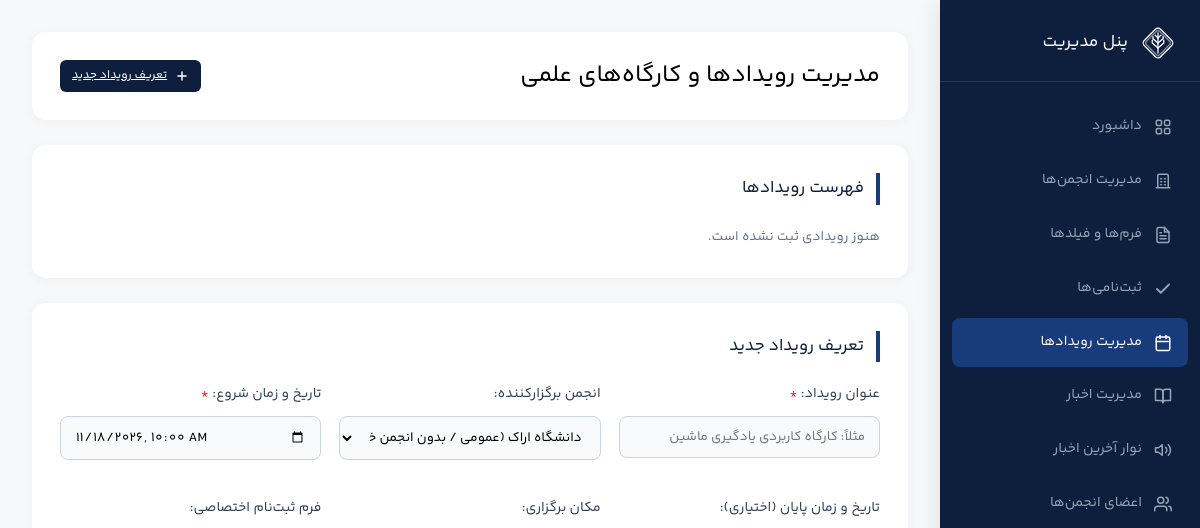
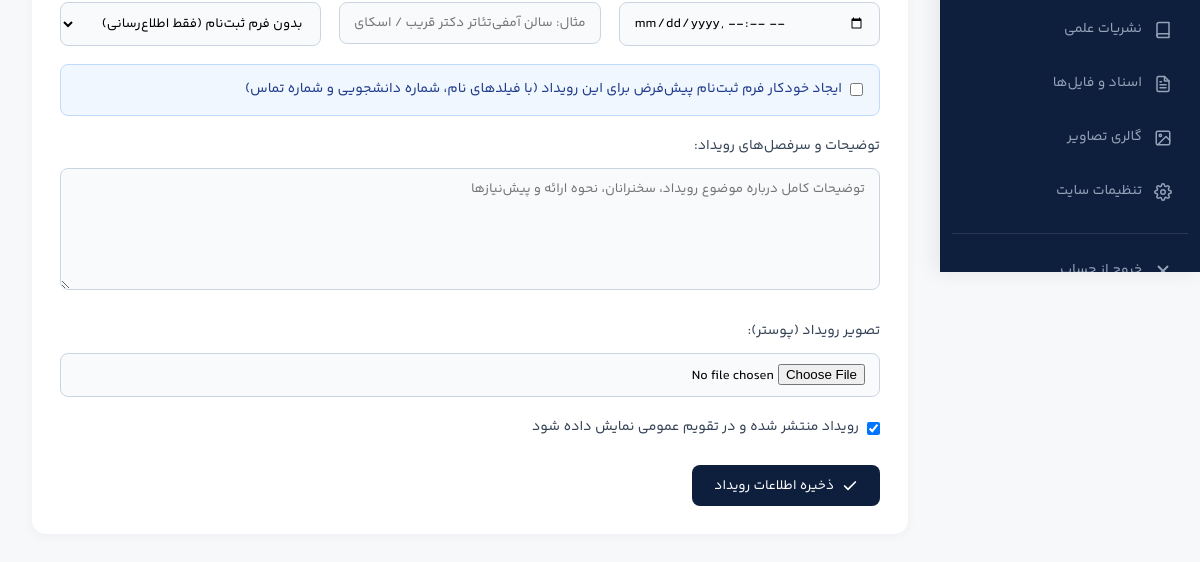
Before: /admin/events.php (signed in) with the older database file (2 pictures, top to bottom).
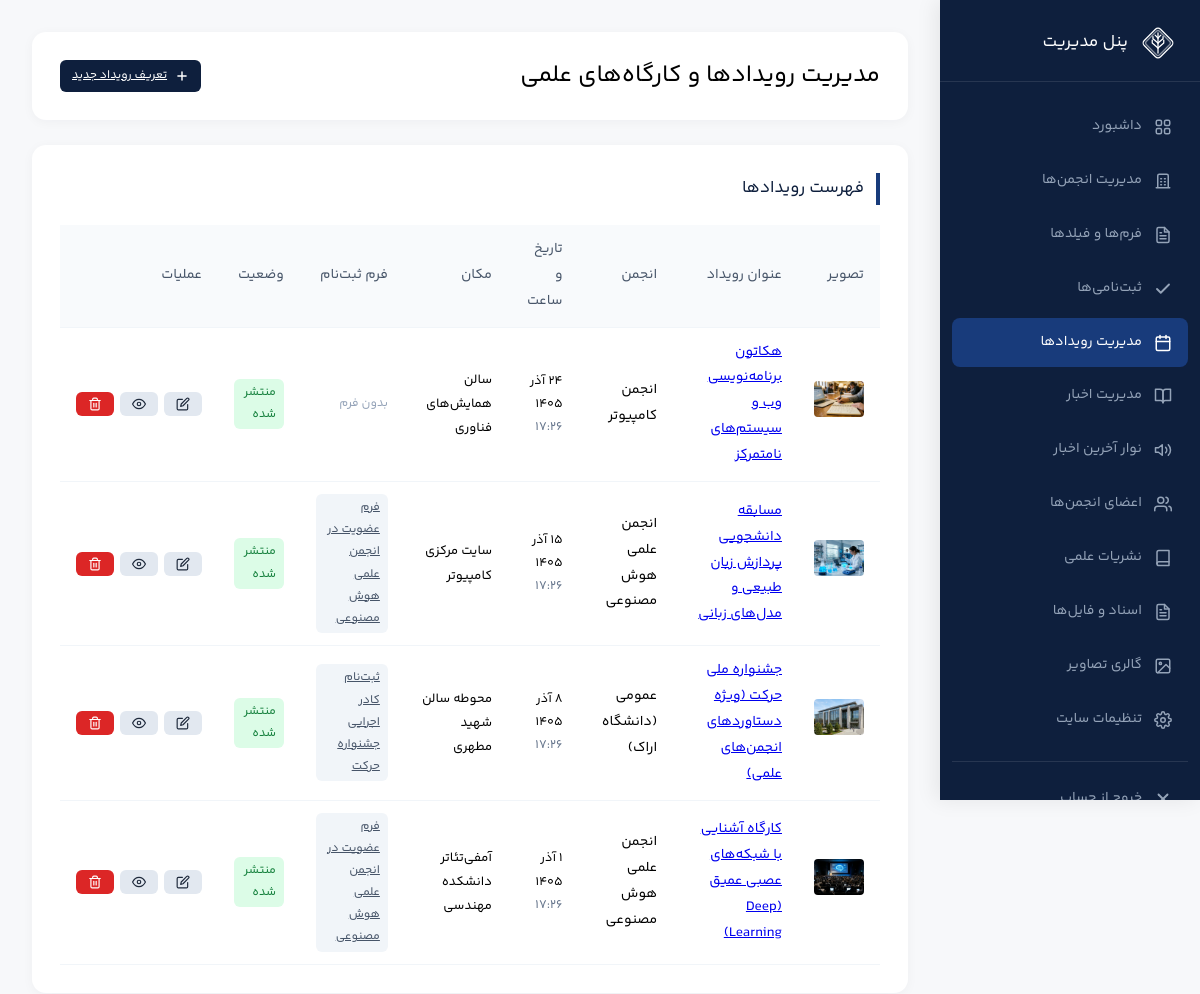
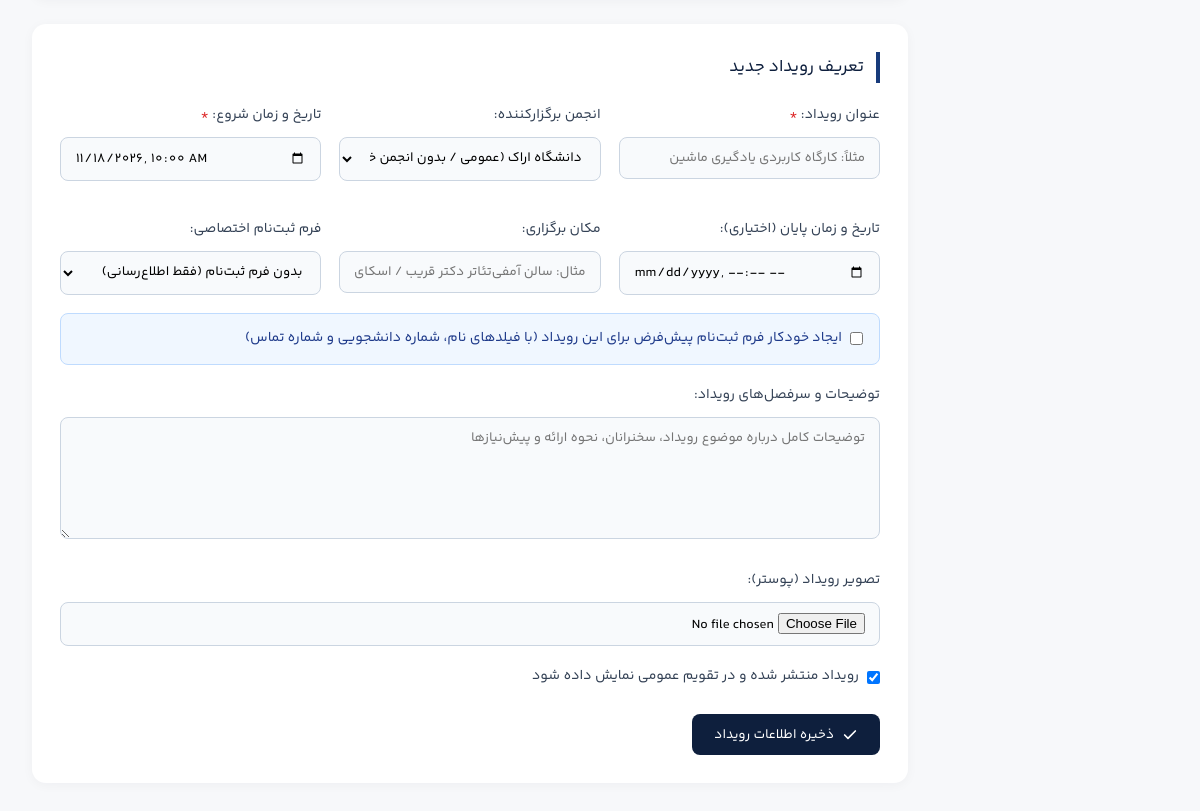
After: the same page with the newer database file (2 pictures, top to bottom).
### tables this page shows
CREATE TABLE IF NOT EXISTS `events` (
  `id` int(11) NOT NULL AUTO_INCREMENT PRIMARY KEY,
  `association_id` int(11) NOT NULL DEFAULT 0,
  `title` varchar(255) NOT NULL,
  `description` text DEFAULT NULL,
  `location` varchar(255) DEFAULT NULL,
  `starts_at` datetime NOT NULL,
  `ends_at` datetime DEFAULT NULL,
  `image` varchar(255) DEFAULT NULL,
  `form_id` int(11) NOT NULL DEFAULT 0,
  `is_published` tinyint(1) NOT NULL DEFAULT 1,
  `created_at` datetime DEFAULT CURRENT_TIMESTAMP,
  KEY `idx_events_starts` (`starts_at`, `is_published`)
) DEFAULT CHARSET=utf8mb4;

CREATE TABLE IF NOT EXISTS `associations` (
  `id` int(11) NOT NULL AUTO_INCREMENT PRIMARY KEY,
  `name` varchar(255) NOT NULL,
  `description` text,
  `goals` text,
  `icon` varchar(255) DEFAULT NULL,
  `icon_key` varchar(50) DEFAULT 'general',
  `cover_image` varchar(255) DEFAULT NULL,
  `email` varchar(255) DEFAULT NULL,
  `phone` varchar(50) DEFAULT NULL,
  `telegram` varchar(100) DEFAULT NULL,
  `instagram` varchar(100) DEFAULT NULL,
  `linkedin` varchar(100) DEFAULT NULL,
  `website` varchar(255) DEFAULT NULL,
  `address` text,
  `membership_open` tinyint(1) DEFAULT 1
) DEFAULT CHARSET=utf8mb4;

CREATE TABLE IF NOT EXISTS `forms` (
  `id` int(11) NOT NULL AUTO_INCREMENT PRIMARY KEY,
  `association_id` int(11) NOT NULL DEFAULT 0,
  `type` enum('membership','event','cooperation','custom') NOT NULL DEFAULT 'custom',
  `title` varchar(255) NOT NULL,
  `description` text DEFAULT NULL,
  `is_open` tinyint(1) NOT NULL DEFAULT 1,
  `opens_at` datetime DEFAULT NULL,
  `closes_at` datetime DEFAULT NULL,
  `capacity` int(11) NOT NULL DEFAULT 0,
  `created_at` datetime DEFAULT CURRENT_TIMESTAMP,
  KEY `idx_forms_assoc` (`association_id`, `type`)
) DEFAULT CHARSET=utf8mb4;

### admin/events.php (the view, shortened to what the changed rows need)
<?php
require_once __DIR__ . '/../includes/db.php';
require_once __DIR__ . '/../includes/functions.php';
$events = $pdo->query("SELECT e.*, a.name AS assoc_name, f.title AS form_title
                       FROM events e
                       LEFT JOIN associations a ON e.association_id = a.id
                       LEFT JOIN forms f ON e.form_id = f.id
                       ORDER BY e.starts_at DESC")->fetchAll();
include 'inc/header.php';
?>
<div class="admin-header">
    <h2>مدیریت رویدادها و کارگاه‌های علمی</h2>
</div>
<div class="admin-card">
    <h3>فهرست رویدادها</h3>
    <?php if ($events): ?>
        <div style="overflow-x:auto;">
            <table>
                <thead>
                    <tr>
                        <th>تصویر</th>
                        <th>عنوان رویداد</th>
                        <th>انجمن</th>
                        <th>تاریخ و ساعت</th>
                        <th>مکان</th>
                        <th>فرم ثبت‌نام</th>
                        <th>وضعیت</th>
                        <th>عملیات</th>
                    </tr>
                </thead>
                <tbody>
                    <?php foreach ($events as $ev):
                        $imgSrc = !empty($ev['image']) ? getNewsImageUrl($ev['image']) : '../assets/images/news-placeholder1.jpg';
                    ?>
                        <tr>
                            <td style="width:60px;">
                                <img src="../<?= e($imgSrc) ?>" alt="" style="width:50px; height:36px; object-fit:cover; border-radius:4px;">
                            </td>
                            <td>
                                <strong><a href="../event.php?id=<?= (int)$ev['id'] ?>" target="_blank"><?= e($ev['title']) ?></a></strong>
                            </td>
                            <td><?= e($ev['assoc_name'] ?: 'عمومی (دانشگاه اراک)') ?></td>
                            <td style="font-size:12.5px;"><?= formatDate($ev['starts_at']) ?><br><span style="color:#64748b;"><?= date('H:i', strtotime($ev['starts_at'])) ?></span></td>
                            <td style="font-size:13px;"><?= e($ev['location'] ?: '---') ?></td>
                            <td>
                                <?php if (!empty($ev['form_id']) && !empty($ev['form_title'])): ?>
                                    <a href="submissions.php?form_id=<?= (int)$ev['form_id'] ?>" class="badge badge-secondary" title="مشاهده ثبت‌نامی‌ها">
                                        <?= e($ev['form_title']) ?>
                                    </a>
                                <?php else: ?>
                                    <span style="color:#94a3b8; font-size:12px;">بدون فرم</span>
                                <?php endif; ?>
                            </td>
                            <td>
                                <a href="events.php?toggle_publish=<?= (int)$ev['id'] ?>" class="badge <?= $ev['is_published'] ? 'badge-success' : 'badge-danger' ?>" style="text-decoration:none;">
                                    <?= $ev['is_published'] ? 'منتشر شده' : 'پیش‌نویس' ?>
                                </a>
                            </td>
                            <td>
                                <div class="actions-cell">
                                    <a href="events.php?edit=<?= (int)$ev['id'] ?>#event-editor" class="btn btn-sm btn-secondary" title="ویرایش">
                                        <?= svgIcon('edit', '', 14) ?>
                                    </a>
                                    <a href="../event.php?id=<?= (int)$ev['id'] ?>" target="_blank" class="btn btn-sm btn-secondary" title="مشاهده در سایت">
                                        <?= svgIcon('eye', '', 14) ?>
                                    </a>
                                    <a href="events.php?delete=<?= (int)$ev['id'] ?>" class="btn btn-sm btn-danger" onclick="return confirm('آیا از حذف این رویداد مطمئن هستید؟');" title="حذف">
                                        <?= svgIcon('trash', '', 14) ?>
                                    </a>
                                </div>
                            </td>
                        </tr>
                    <?php endforeach; ?>
                </tbody>
            </table>
        </div>
    <?php else: ?>
        <p style="color:#64748b; font-size:13.5px;">هنوز رویدادی ثبت نشده است.</p>
    <?php endif; ?>
</div>
<?php include 'inc/footer.php'; ?>

### includes/functions.php (shortened to what the changed rows need)
<?php
function e($s) { return htmlspecialchars((string)$s, ENT_QUOTES, 'UTF-8'); }
function gregorian_to_jalali($gy, $gm, $gd) {
    $g_d_m = [0,31,59,90,120,151,181,212,243,273,304,334];
    $gy2 = ($gm > 2) ? ($gy + 1) : $gy;
    $days = 355666 + (365 * $gy) + ((int)(($gy2 + 3) / 4)) - ((int)(($gy2 + 99) / 100)) + ((int)(($gy2 + 399) / 400)) + $gd + $g_d_m[$gm - 1];
    $jy = -1595 + (33 * ((int)($days / 12053)));
    $days %= 12053;
    $jy += 4 * ((int)($days / 1461));
    $days %= 1461;
    if ($days > 365) { $jy += (int)(($days - 1) / 365); $days = ($days - 1) % 365; }
    if ($days < 186) { $jm = 1 + (int)($days / 31); $jd = 1 + ($days % 31); }
    else { $jm = 7 + (int)(($days - 186) / 30); $jd = 1 + (($days - 186) % 30); }
    return [$jy, $jm, $jd];
}
function formatDate($date) {
    $t = strtotime($date);
    list($jy, $jm, $jd) = gregorian_to_jalali((int)date('Y', $t), (int)date('n', $t), (int)date('j', $t));
    $months = ['','فروردین','اردیبهشت','خرداد','تیر','مرداد','شهریور','مهر','آبان','آذر','دی','بهمن','اسفند'];
    $persian = ["$jd", $months[$jm], "$jy"];
    return strtr(implode(' ', $persian), ['0'=>'۰','1'=>'۱','2'=>'۲','3'=>'۳','4'=>'۴','5'=>'۵','6'=>'۶','7'=>'۷','8'=>'۸','9'=>'۹']);
}
function svgIcon($name, $class = '', $size = null) {
    $szAttr = $size ? 'width="' . (int)$size . '" height="' . (int)$size . '"' : '';
    $cls = $class ? ' class="svg-icon ' . e($class) . '"' : ' class="svg-icon"';
    switch ($name) {
        case 'calendar':
            return '<svg ' . $cls . ' ' . $szAttr . ' viewBox="0 0 24 24" fill="none" stroke="currentColor" stroke-width="2" stroke-linecap="round" stroke-linejoin="round"><rect x="3" y="4" width="18" height="18" rx="2" ry="2"/><line x1="16" y1="2" x2="16" y2="6"/><line x1="8" y1="2" x2="8" y2="6"/><line x1="3" y1="10" x2="21" y2="10"/></svg>';
        case 'megaphone':
            return '<svg ' . $cls . ' ' . $szAttr . ' viewBox="0 0 24 24" fill="none" stroke="currentColor" stroke-width="2" stroke-linecap="round" stroke-linejoin="round"><path d="M11 5L6 9H2v6h4l5 4V5z"/><path d="M19.07 4.93a10 10 0 0 1 0 14.14M15.54 8.46a5 5 0 0 1 0 7.07"/></svg>';
        case 'building':
        case 'association':
            return '<svg ' . $cls . ' ' . $szAttr . ' viewBox="0 0 24 24" fill="none" stroke="currentColor" stroke-width="2" stroke-linecap="round" stroke-linejoin="round"><path d="M3 21h18M5 21V5a2 2 0 0 1 2-2h10a2 2 0 0 1 2 2v16M9 9h1M9 13h1M9 17h1M14 9h1M14 13h1M14 17h1"/></svg>';
        case 'check':
            return '<svg ' . $cls . ' ' . $szAttr . ' viewBox="0 0 24 24" fill="none" stroke="currentColor" stroke-width="2.5" stroke-linecap="round" stroke-linejoin="round"><polyline points="20 6 9 17 4 12"/></svg>';
        case 'close':
            return '<svg ' . $cls . ' ' . $szAttr . ' viewBox="0 0 24 24" fill="none" stroke="currentColor" stroke-width="2.5" stroke-linecap="round" stroke-linejoin="round"><line x1="18" y1="6" x2="6" y2="18"/><line x1="6" y1="6" x2="18" y2="18"/></svg>';
        case 'grid':
        case 'portal':
            return '<svg ' . $cls . ' ' . $szAttr . ' viewBox="0 0 24 24" fill="none" stroke="currentColor" stroke-width="2" stroke-linecap="round" stroke-linejoin="round"><rect x="3" y="3" width="7" height="7" rx="2"/><rect x="14" y="3" width="7" height="7" rx="2"/><rect x="14" y="14" width="7" height="7" rx="2"/><rect x="3" y="14" width="7" height="7" rx="2"/></svg>';
        case 'book':
        case 'humanity':
            return '<svg ' . $cls . ' ' . $szAttr . ' viewBox="0 0 24 24" fill="none" stroke="currentColor" stroke-width="2" stroke-linecap="round" stroke-linejoin="round"><path d="M4 19.5A2.5 2.5 0 0 1 6.5 17H20"/><path d="M6.5 2H20v20H6.5A2.5 2.5 0 0 1 4 19.5v-15A2.5 2.5 0 0 1 6.5 2z"/></svg>';
        case 'gear':
        case 'industrial':
            return '<svg ' . $cls . ' ' . $szAttr . ' viewBox="0 0 24 24" fill="none" stroke="currentColor" stroke-width="2" stroke-linecap="round" stroke-linejoin="round"><circle cx="12" cy="12" r="3"/><path d="M19.4 15a1.65 1.65 0 0 0 .33 1.82l.06.06a2 2 0 0 1 0 2.83 2 2 0 0 1-2.83 0l-.06-.06a1.65 1.65 0 0 0-1.82-.33 1.65 1.65 0 0 0-1 1.51V21a2 2 0 0 1-2 2 2 2 0 0 1-2-2v-.09A1.65 1.65 0 0 0 9 19.4a1.65 1.65 0 0 0-1.82.33l-.06.06a2 2 0 0 1-2.83 0 2 2 0 0 1 0-2.83l.06-.06a1.65 1.65 0 0 0 .33-1.82 1.65 1.65 0 0 0-1.51-1H3a2 2 0 0 1-2-2 2 2 0 0 1 2-2h.09A1.65 1.65 0 0 0 4.6 9a1.65 1.65 0 0 0-.33-1.82l-.06-.06a2 2 0 0 1 0-2.83 2 2 0 0 1 2.83 0l.06.06a1.65 1.65 0 0 0 1.82.33H9a1.65 1.65 0 0 0 1-1.51V3a2 2 0 0 1 2-2 2 2 0 0 1 2 2v.09a1.65 1.65 0 0 0 1 1.51 1.65 1.65 0 0 0 1.82-.33l.06-.06a2 2 0 0 1 2.83 0 2 2 0 0 1 0 2.83l-.06.06a1.65 1.65 0 0 0-.33 1.82V9a1.65 1.65 0 0 0 1.51 1H21a2 2 0 0 1 2 2 2 2 0 0 1-2 2h-.09a1.65 1.65 0 0 0-1.51 1z"/></svg>';
        case 'users':
            return '<svg ' . $cls . ' ' . $szAttr . ' viewBox="0 0 24 24" fill="none" stroke="currentColor" stroke-width="2" stroke-linecap="round" stroke-linejoin="round"><path d="M17 21v-2a4 4 0 0 0-4-4H5a4 4 0 0 0-4 4v2"/><circle cx="9" cy="7" r="4"/><path d="M23 21v-2a4 4 0 0 0-3-3.87"/><path d="M16 3.13a4 4 0 0 1 0 7.75"/></svg>';
        case 'file-text':
        case 'document':
            return '<svg ' . $cls . ' ' . $szAttr . ' viewBox="0 0 24 24" fill="none" stroke="currentColor" stroke-width="2" stroke-linecap="round" stroke-linejoin="round"><path d="M14 2H6a2 2 0 0 0-2 2v16a2 2 0 0 0 2 2h12a2 2 0 0 0 2-2V8z"/><polyline points="14 2 14 8 20 8"/><line x1="16" y1="13" x2="8" y2="13"/><line x1="16" y1="17" x2="8" y2="17"/><line x1="10" y1="9" x2="8" y2="9"/></svg>';
        case 'plus':
            return '<svg ' . $cls . ' ' . $szAttr . ' viewBox="0 0 24 24" fill="none" stroke="currentColor" stroke-width="2.5" stroke-linecap="round" stroke-linejoin="round"><line x1="12" y1="5" x2="12" y2="19"/><line x1="5" y1="12" x2="19" y2="12"/></svg>';
        case 'edit':
            return '<svg ' . $cls . ' ' . $szAttr . ' viewBox="0 0 24 24" fill="none" stroke="currentColor" stroke-width="2" stroke-linecap="round" stroke-linejoin="round"><path d="M11 4H4a2 2 0 0 0-2 2v14a2 2 0 0 0 2 2h14a2 2 0 0 0 2-2v-7"/><path d="M18.5 2.5a2.121 2.121 0 0 1 3 3L12 15l-4 1 1-4 9.5-9.5z"/></svg>';
        case 'trash':
            return '<svg ' . $cls . ' ' . $szAttr . ' viewBox="0 0 24 24" fill="none" stroke="currentColor" stroke-width="2" stroke-linecap="round" stroke-linejoin="round"><polyline points="3 6 5 6 21 6"/><path d="M19 6v14a2 2 0 0 1-2 2H7a2 2 0 0 1-2-2V6m3 0V4a2 2 0 0 1 2-2h4a2 2 0 0 1 2 2v2"/><line x1="10" y1="11" x2="10" y2="17"/><line x1="14" y1="11" x2="14" y2="17"/></svg>';
        case 'eye':
            return '<svg ' . $cls . ' ' . $szAttr . ' viewBox="0 0 24 24" fill="none" stroke="currentColor" stroke-width="2" stroke-linecap="round" stroke-linejoin="round"><path d="M1 12s4-8 11-8 11 8 11 8-4 8-11 8-11-8-11-8z"/><circle cx="12" cy="12" r="3"/></svg>';
        case 'image':
            return '<svg ' . $cls . ' ' . $szAttr . ' viewBox="0 0 24 24" fill="none" stroke="currentColor" stroke-width="2" stroke-linecap="round" stroke-linejoin="round"><rect x="3" y="3" width="18" height="18" rx="2" ry="2"/><circle cx="8.5" cy="8.5" r="1.5"/><polyline points="21 15 16 10 5 21"/></svg>';
        case 'book-open':
            return '<svg ' . $cls . ' ' . $szAttr . ' viewBox="0 0 24 24" fill="none" stroke="currentColor" stroke-width="2" stroke-linecap="round" stroke-linejoin="round"><path d="M2 3h6a4 4 0 0 1 4 4v14a3 3 0 0 0-3-3H2z"/><path d="M22 3h-6a4 4 0 0 0-4 4v14a3 3 0 0 1 3-3h7z"/></svg>';
    }
}
function getNewsImageUrl($img) {
    if (!empty($img)) {
        if (file_exists(__DIR__ . '/../uploads/news/' . $img)) {
            return 'uploads/news/' . e($img);
        }
        if (file_exists(__DIR__ . '/../assets/images/' . $img)) {
            return 'assets/images/' . e($img);
        }
    }
    return 'assets/images/news-placeholder1.jpg';
}
?>

Changed rows visible on the page:
added events: image (picture), title "هکاتون برنامه‌نویسی وب و سیستم‌های نامتمرکز", association.name "انجمن کامپیوتر", starts_at "۲۴ آذر ۱۴۰۵", starts_at "17:26", location "سالن همایش‌های فناوری", shows "بدون فرم", is_published "منتشر شده"
added events: image (picture), title "مسابقه دانشجویی پردازش زبان طبیعی و مدل‌های زبانی", association.name "انجمن علمی هوش مصنوعی", starts_at "۱۵ آذر ۱۴۰۵", starts_at "17:26", location "سایت مرکزی کامپیوتر", form.title "فرم عضویت در انجمن علمی هوش مصنوعی", is_published "منتشر شده"
added events: image (picture), title "جشنواره ملی حرکت (ویژه دستاوردهای انجمن‌های علمی)", assoc_name "عمومی (دانشگاه اراک)", starts_at "۸ آذر ۱۴۰۵", starts_at "17:26", location "محوطه سالن شهید مطهری", form.title "ثبت‌نام کادر اجرایی جشنواره حرکت", is_published "منتشر شده"
added events: image (picture), title "کارگاه آشنایی با شبکه‌های عصبی عمیق (Deep Learning)", association.name "انجمن علمی هوش مصنوعی", starts_at "۱ آذر ۱۴۰۵", starts_at "17:26", location "آمفی‌تئاتر دانشکده مهندسی", form.title "فرم عضویت در انجمن علمی هوش مصنوعی", is_published "منتشر شده"
Other visible differences:
text no longer shown: "هنوز رویدادی ثبت نشده است."
text now shown: "تصویر عنوان رویداد انجمن تاریخ و ساعت مکان فرم ثبت‌نام وضعیت عملیات"
